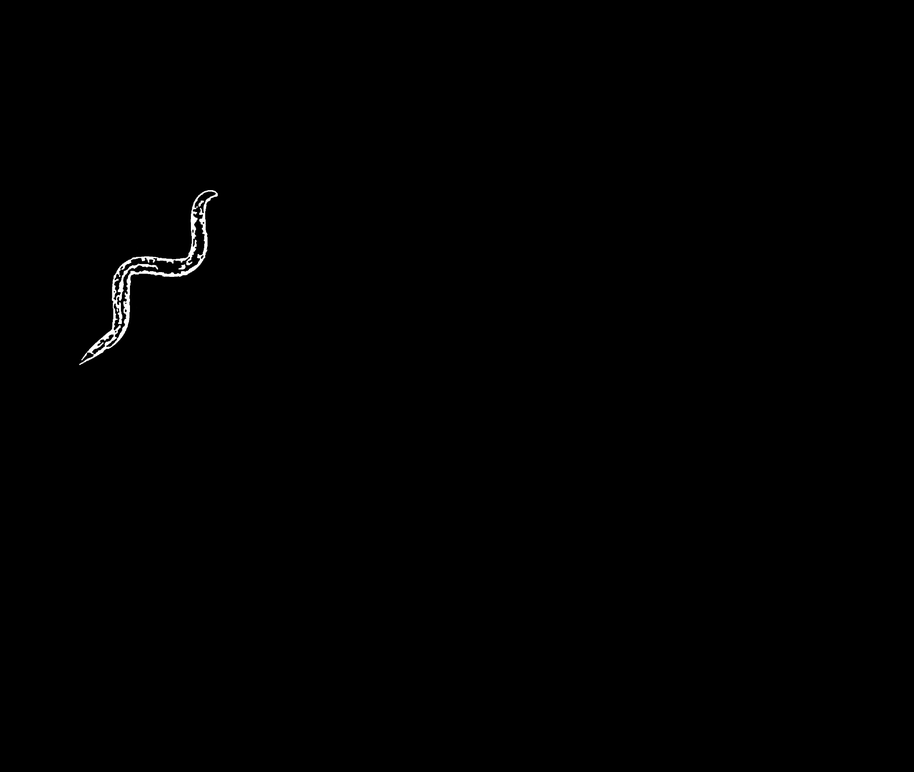
#> input picture project_5/initial_mask1.png, 914 x 772 px, shrunk from 1920 x 1620 before the run
$ python worm_straighener.py
#> lines starting #> are read from the running program, lines starting #| are printed output that depends on the picture; after the words box and inside, x2 and y2 are one past the last pixel; in counts of white or black regions, pixels touching at a corner belong together
import numpy as np
import cv2
from scipy.interpolate import CubicSpline
from scipy.spatial.distance import pdist, squareform
from scipy.sparse.csgraph import minimum_spanning_tree
import matplotlib.pyplot as plt

class WormStraightener:
    def __init__(self, num_control_points=5):
        self.num_control_points = num_control_points
        self.backbone = None
        self.control_points = None

    def initialize_control_points(self, mask):
        """Initialize control points using MST method."""
        # Randomly select points from the worm body
        y, x = np.where(mask > 0)
        indices = np.random.choice(len(x), min(100, len(x)), replace=False)
        points = np.column_stack((x[indices], y[indices]))

        # Calculate pairwise distances
        distances = squareform(pdist(points))

        # Get MST
        mst = minimum_spanning_tree(distances).toarray()

        # Find the diameter (longest path) in the MST
        max_dist = 0
        start_idx = end_idx = 0

        for i in range(len(points)):
            distances = np.zeros(len(points))
            visited = np.zeros(len(points), dtype=bool)
            self._find_longest_path(mst, i, distances, visited)
            max_i = np.argmax(distances)
            if distances[max_i] > max_dist:
                max_dist = distances[max_i]
                start_idx = i
                end_idx = max_i

        # Get the points along the diameter
        path = self._get_path(mst, start_idx, end_idx)
        self.control_points = points[path]

        return self.control_points

    def _find_longest_path(self, mst, start, distances, visited):
        """Helper function to find longest path in MST."""
        visited[start] = True
        neighbors = np.where(mst[start] > 0)[0]

        for neighbor in neighbors:
            if not visited[neighbor]:
                distances[neighbor] = distances[start] + mst[start, neighbor]
                self._find_longest_path(mst, neighbor, distances, visited)

    def _get_path(self, mst, start, end):
        """Get path between two points in MST."""
        path = [start]
        current = start
        visited = set([start])

        while current != end:
            neighbors = np.where(mst[current] > 0)[0]
            next_point = None
            min_remaining = float('inf')

            for neighbor in neighbors:
                if neighbor not in visited:
                    distances = np.zeros(len(mst))
                    visited_temp = np.zeros(len(mst), dtype=bool)
                    self._find_longest_path(mst, neighbor, distances, visited_temp)
                    if distances[end] < min_remaining:
                        min_remaining = distances[end]
                        next_point = neighbor

            if next_point is None:
                break

            path.append(next_point)
            visited.add(next_point)
            current = next_point

        return path

    def refine_backbone(self, mask):
        """Refine control points based on boundary distances."""
        # Find worm boundary
        contours, _ = cv2.findContours(mask.astype(np.uint8),
                                     cv2.RETR_EXTERNAL,
                                     cv2.CHAIN_APPROX_NONE)
        boundary = contours[0].squeeze()

        # Refine each control point
        for i in range(len(self.control_points)):
            # Find closest boundary points
            distances = np.sqrt(np.sum((boundary - self.control_points[i])**2, axis=1))
            sorted_indices = np.argsort(distances)

            # Move point to midway between boundary points
            self.control_points[i] = np.mean(boundary[sorted_indices[:2]], axis=0)

    def generate_spine(self):
        """Generate smooth backbone using cubic spline."""
        # Sort control points by x-coordinate
        sorted_indices = np.argsort(self.control_points[:, 0])
        sorted_points = self.control_points[sorted_indices]

        # Fit cubic spline
        t = np.arange(len(sorted_points))
        cs_x = CubicSpline(t, sorted_points[:, 0])
        cs_y = CubicSpline(t, sorted_points[:, 1])

        # Generate smooth backbone
        t_fine = np.linspace(0, len(sorted_points)-1, 1000)
        self.backbone = np.column_stack((cs_x(t_fine), cs_y(t_fine)))

        return self.backbone

    def straighten(self, mask):
        """Main function to straighten the worm."""
        # Initialize control points
        self.initialize_control_points(mask)

        # Refine backbone
        self.refine_backbone(mask)

        # Generate smooth backbone
        self.generate_spine()

        # Calculate worm width
        width = self._estimate_worm_width(mask)

        # Create straightened image
        straightened = self._create_straightened_image(mask, width)

        return straightened

    def _estimate_worm_width(self, mask):
        """Estimate average worm width."""
        return int(np.sum(mask > 0) / len(self.backbone) * 1.5)

    def _create_straightened_image(self, mask, width):
        """Create straightened image by sampling perpendicular to backbone."""
        # Initialize output image
        length = len(self.backbone)
        straightened = np.zeros((width, length), dtype=np.uint8)

        # For each point along backbone
        for i in range(length-1):
            # Calculate perpendicular direction
            dx = self.backbone[i+1][0] - self.backbone[i][0]
            dy = self.backbone[i+1][1] - self.backbone[i][1]
            perp_dx = -dy
            perp_dy = dx
            norm = np.sqrt(perp_dx**2 + perp_dy**2)
            perp_dx /= norm
            perp_dy /= norm

            # Sample along perpendicular line
            for j in range(width):
                offset = j - width//2
                x = int(self.backbone[i][0] + offset*perp_dx)
                y = int(self.backbone[i][1] + offset*perp_dy)

                if 0 <= x < mask.shape[1] and 0 <= y < mask.shape[0]:
                    straightened[j, i] = mask[y, x]

        return straightened

def visualize_results(mask, straightened, backbone=None):
    """Visualize original and straightened worm."""
    fig, (ax1, ax2) = plt.subplots(1, 2, figsize=(15, 5))

    # Original mask with backbone
    ax1.imshow(mask, cmap='gray')
    if backbone is not None:
        ax1.plot(backbone[:, 0], backbone[:, 1], 'r-', linewidth=2)
    ax1.set_title('Original Mask with Backbone')
    ax1.axis('off')

    # Straightened worm
    ax2.imshow(straightened, cmap='gray')
    ax2.set_title('Straightened Worm')
    ax2.axis('off')

    plt.tight_layout()
    plt.show()


def main():
    # Get input mask path
    input_path = "initial_mask1.png"  # Replace with your mask image path

    # Read the binary mask
    mask = cv2.imread(input_path, cv2.IMREAD_GRAYSCALE)
#> mask is the input picture: shape (772, 914); min 0, max 255, mean 0.7
    if mask is None:
        raise ValueError(f"Could not read mask from {input_path}")

    # Ensure binary
    _, mask = cv2.threshold(mask, 127, 255, cv2.THRESH_BINARY)
#> mask: shape (772, 914); 0.28% white; 3 white regions (1 under 20 px)

    # Create straightener and process mask
    straightener = WormStraightener()
    straightened = straightener.straighten(mask)
#> in initialize_control_points, `y, x = np.where(mask > 0)`: y = 1992 values from 190 to 364; x = 1992 values, max 217 at index 28, min 79 at index 1990, mean 149.4
#> in initialize_control_points, `indices = np.random.choice(len(x), min(100, len(x)), replace=False)`: indices = 100 values, max 1985 at index 59, min 17 at index 43, mean 925.5
#> in initialize_control_points, `points = np.column_stack((x[indices], y[indices]))`: points = 100 pairs, first value 82 to 216, second value 191 to 362
#> in initialize_control_points, `distances = squareform(pdist(points))`:
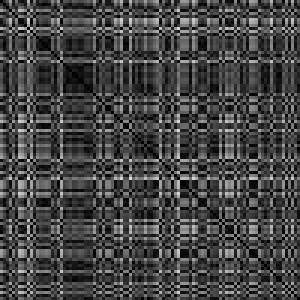
#> distances: shape (100, 100) float64 (shown 3 times larger); min 0, max 216.6, mean 69.5
#> in initialize_control_points, `mst = minimum_spanning_tree(distances).toarray()`:
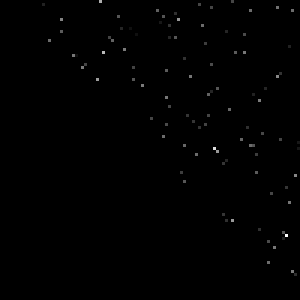
#> mst: shape (100, 100) float64 (shown 3 times larger); min 0, max 15.03, mean 0.0496; drawn with min black and max white
#> the loop in initialize_control_points, `for i in range(len(points)):` made 100 passes
#> (max_i, max_dist, end_idx) on passes 1, 6, 18: (86, 17.58, 86), (72, 18.22, 72), (95, 20.42, 95)
#> max_i on passes 2, 3, 4, 5, 7, 8: 68, 92, 83, 98, 59, 75
#> after the loop in initialize_control_points, `for i in range(len(points)):`: end_idx = 95; max_dist = 20.42; start_idx = 17
#> in _get_path, `path = [start]`: path = [17]
#> in _get_path, `current = start`: current = 17
#> in _get_path, `visited = set([start])`: visited = 1 item
#> the loop in _get_path, `while current != end:` made 2 passes
#> current on pass 1: 34
#> after the loop in _get_path, `while current != end:`: path = [17, 34]; visited = 2 items
#> in initialize_control_points, `path = self._get_path(mst, start_idx, end_idx)`: path = [17, 34]
#> in initialize_control_points, `self.control_points = points[path]`: self.control_points = [[204, 250], [193, 250]]
#> in refine_backbone, `contours, _ = cv2.findContours(mask.astype(np.uint8), cv2.RETR_EXTERNA..`: contours = 1 contour; box (x1, y1, x2, y2) and area: (79, 190, 218, 365) 3519
#> in refine_backbone, `boundary = contours[0].squeeze()`: boundary = 526 pairs, first value 79 to 217, second value 190 to 364
#> the loop in refine_backbone, `for i in range(len(self.control_points)):` made 2 passes
#> after the loop in refine_backbone, `for i in range(len(self.control_points)):`: self.control_points = [[205, 251], [191, 248]]
#> in generate_spine, `sorted_indices = np.argsort(self.control_points[:, 0])`: sorted_indices = [1, 0]
#> in generate_spine, `sorted_points = self.control_points[sorted_indices]`: sorted_points = [[191, 248], [205, 251]]
#> in generate_spine, `t = np.arange(len(sorted_points))`: t = [0, 1]
#> in generate_spine, `t_fine = np.linspace(0, len(sorted_points)-1, 1000)`: t_fine = 1000 values from 0 to 1
#> in generate_spine, `self.backbone = np.column_stack((cs_x(t_fine), cs_y(t_fine)))`: self.backbone = 1000 pairs, first value 191 to 205, second value 248 to 251
#> in straighten, `width = self._estimate_worm_width(mask)`: width = 2
#> in _create_straightened_image, `length = len(self.backbone)`: length = 1000

    # Visualize results
    fig, (ax1, ax2) = plt.subplots(1, 2, figsize=(15, 5))

    ax1.imshow(mask, cmap='gray')
    if straightener.backbone is not None:
        ax1.plot(straightener.backbone[:, 0], straightener.backbone[:, 1], 'r-', linewidth=2)
    ax1.set_title('Original Mask with Backbone')
    ax1.axis('off')

    ax2.imshow(straightened, cmap='gray')
    ax2.set_title('Straightened Worm')
    ax2.axis('off')

    plt.tight_layout()
    plt.show()
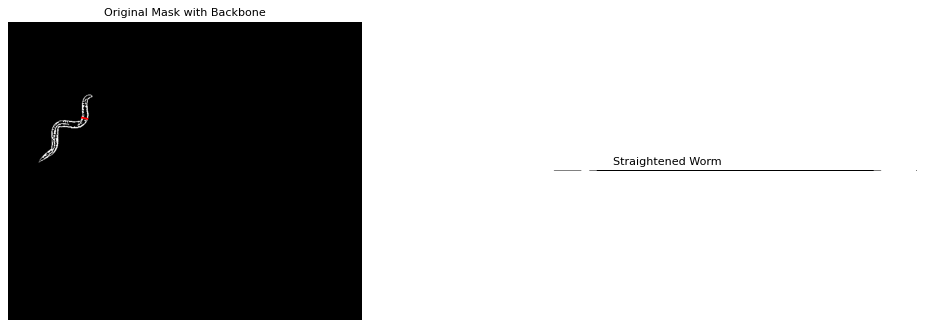
#> figure drawn by matplotlib, 2 panels

    # Optionally save the straightened result
    output_path = "straightened_worm.png"
    cv2.imwrite(output_path, straightened)

if __name__ == "__main__":
    main()
